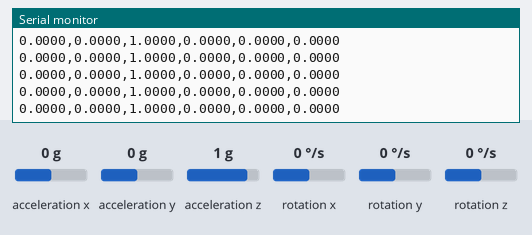
Bench run of a sketch on a simulated ESP32. On the bench: the last lines printed to the serial monitor. Wiring (inferred from the names in the program): MPU-6050 motion sensor at I2C address 0x68. The inputs (shaded band) are chosen by the test bench; at power-on: acceleration x 0 g, acceleration y 0 g, acceleration z 1 g, rotation x 0 °/s, rotation y 0 °/s, rotation z 0 °/s.

Above: at 7.0 s.
7.1 s: acceleration x set to -1.4 g
At 8.1 s:
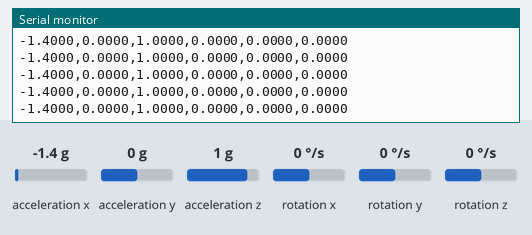
8.6 s: acceleration y set to -1.4 g
At 9.7 s:
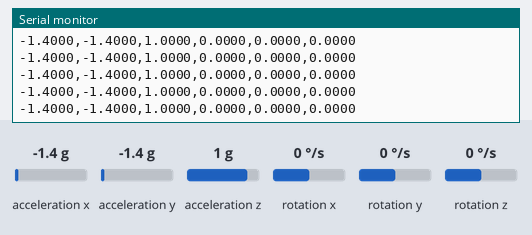
10.1 s: acceleration z set to -1.4 g
At 11.0 s:
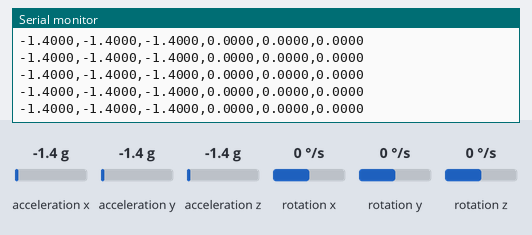
11.6 s: rotation x set to -192 °/s
At 12.7 s:
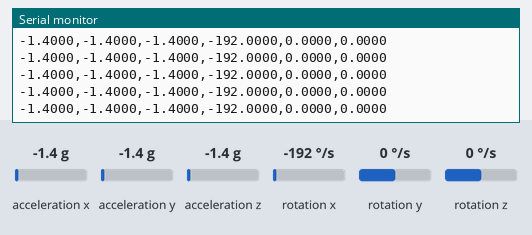
13.1 s: rotation y set to -192 °/s
At 13.8 s:
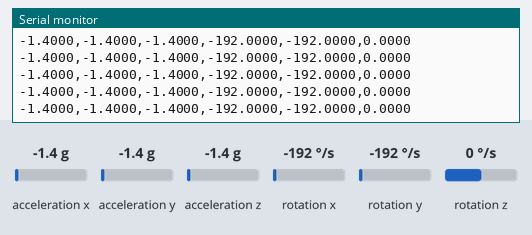

Measured:
- after the input at 7.1 s, the serial monitor: prints a new line at once (image 1)
- after the input at 8.6 s, the serial monitor: prints a new line at once (image 2)
- after the input at 10.1 s, the serial monitor: prints a new line at once (image 3)
- after the input at 11.6 s, the serial monitor: prints a new line at once (image 4)
- after the input at 13.1 s, the serial monitor: prints a new line at once (image 5)

The sketch:

IMU_ESP32.ino
```cpp
/*
 * ESP32 + MPU6050 IMU Sensor
 * High-frequency data streaming for Python visualization
 *
 * Conexiones:
 * MPU6050 VCC  -> ESP32 3.3V
 * MPU6050 GND  -> ESP32 GND
 * MPU6050 SCL  -> ESP32 GPIO22
 * MPU6050 SDA  -> ESP32 GPIO21
 */

#include <Wire.h>

// MPU6050 I2C Address
#define MPU6050_ADDR 0x68

// MPU6050 Registers
#define PWR_MGMT_1   0x6B
#define ACCEL_XOUT_H 0x3B
#define GYRO_XOUT_H  0x43
#define CONFIG       0x1A
#define GYRO_CONFIG  0x1B
#define ACCEL_CONFIG 0x1C

// Conversion factors
#define ACCEL_SCALE 16384.0  // Para ±2g
#define GYRO_SCALE  131.0    // Para ±250°/s

// Timing
unsigned long lastTime = 0;
const int SAMPLE_RATE = 100; // Hz
const int SAMPLE_PERIOD = 1000 / SAMPLE_RATE; // ms

// Raw sensor data
int16_t ax_raw, ay_raw, az_raw;
int16_t gx_raw, gy_raw, gz_raw;
int16_t temperature_raw;

// Calibration offsets (adjust after calibration)
float ax_offset = 0, ay_offset = 0, az_offset = 0;
float gx_offset = 0, gy_offset = 0, gz_offset = 0;

void setup() {
  Serial.begin(115200);
  Wire.begin(21, 22); // SDA, SCL
  Wire.setClock(400000); // 400kHz I2C

  delay(100);

  // Initialize MPU6050
  initMPU6050();

  // Calibration (optional - keep sensor still)
  Serial.println("Calibrating... Keep sensor still!");
  calibrateSensor();
  Serial.println("Calibration complete!");

  delay(1000);
}

void loop() {
  unsigned long currentTime = millis();

  if (currentTime - lastTime >= SAMPLE_PERIOD) {
    lastTime = currentTime;

    // Read sensor data
    readMPU6050();

    // Convert to real units
    float ax = (ax_raw / ACCEL_SCALE) - ax_offset; // g
    float ay = (ay_raw / ACCEL_SCALE) - ay_offset;
    float az = (az_raw / ACCEL_SCALE) - az_offset;

    float gx = (gx_raw / GYRO_SCALE) - gx_offset; // °/s
    float gy = (gy_raw / GYRO_SCALE) - gy_offset;
    float gz = (gz_raw / GYRO_SCALE) - gz_offset;

    // Send data in CSV format: ax,ay,az,gx,gy,gz
    Serial.print(ax, 4);
    Serial.print(",");
    Serial.print(ay, 4);
    Serial.print(",");
    Serial.print(az, 4);
    Serial.print(",");
    Serial.print(gx, 4);
    Serial.print(",");
    Serial.print(gy, 4);
    Serial.print(",");
    Serial.println(gz, 4);
  }
}

void initMPU6050() {
  // Wake up MPU6050
  writeRegister(PWR_MGMT_1, 0x00);
  delay(100);

  // Configure DLPF (Digital Low Pass Filter)
  // DLPF_CFG = 3 -> Bandwidth ~44Hz
  writeRegister(CONFIG, 0x03);

  // Configure Gyroscope (±250 °/s)
  writeRegister(GYRO_CONFIG, 0x00);

  // Configure Accelerometer (±2g)
  writeRegister(ACCEL_CONFIG, 0x00);

  delay(100);
}

void readMPU6050() {
  Wire.beginTransmission(MPU6050_ADDR);
  Wire.write(ACCEL_XOUT_H);
  Wire.endTransmission(false);
  Wire.requestFrom(MPU6050_ADDR, 14, true);

  // Read accelerometer (6 bytes)
  ax_raw = (Wire.read() << 8) | Wire.read();
  ay_raw = (Wire.read() << 8) | Wire.read();
  az_raw = (Wire.read() << 8) | Wire.read();

  // Skip temperature (2 bytes)
  temperature_raw = (Wire.read() << 8) | Wire.read();

  // Read gyroscope (6 bytes)
  gx_raw = (Wire.read() << 8) | Wire.read();
  gy_raw = (Wire.read() << 8) | Wire.read();
  gz_raw = (Wire.read() << 8) | Wire.read();
}

void calibrateSensor() {
  const int samples = 1000;
  long ax_sum = 0, ay_sum = 0, az_sum = 0;
  long gx_sum = 0, gy_sum = 0, gz_sum = 0;

  for (int i = 0; i < samples; i++) {
    readMPU6050();

    ax_sum += ax_raw;
    ay_sum += ay_raw;
    az_sum += az_raw;
    gx_sum += gx_raw;
    gy_sum += gy_raw;
    gz_sum += gz_raw;

    delay(3);
  }

  // Calculate offsets
  ax_offset = (ax_sum / samples) / ACCEL_SCALE;
  ay_offset = (ay_sum / samples) / ACCEL_SCALE;
  az_offset = ((az_sum / samples) / ACCEL_SCALE) - 1.0; // -1g gravity

  gx_offset = (gx_sum / samples) / GYRO_SCALE;
  gy_offset = (gy_sum / samples) / GYRO_SCALE;
  gz_offset = (gz_sum / samples) / GYRO_SCALE;
}

void writeRegister(uint8_t reg, uint8_t value) {
  Wire.beginTransmission(MPU6050_ADDR);
  Wire.write(reg);
  Wire.write(value);
  Wire.endTransmission(true);
}
```
